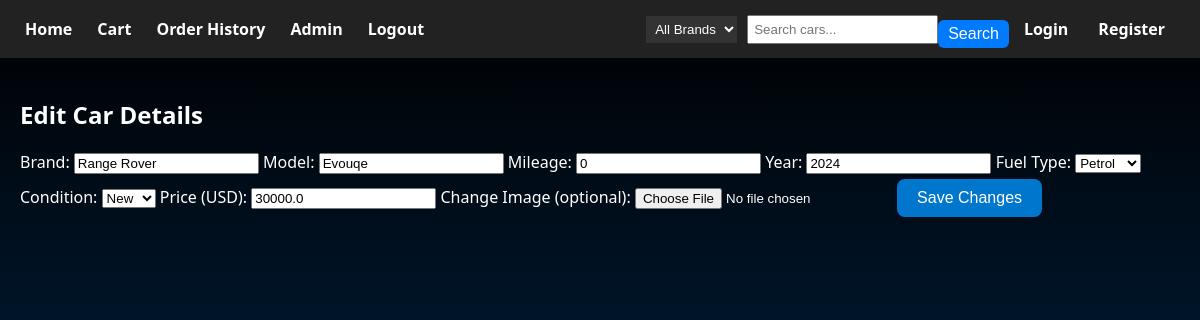
Before: /edit/10 (signed in) with the older database file.
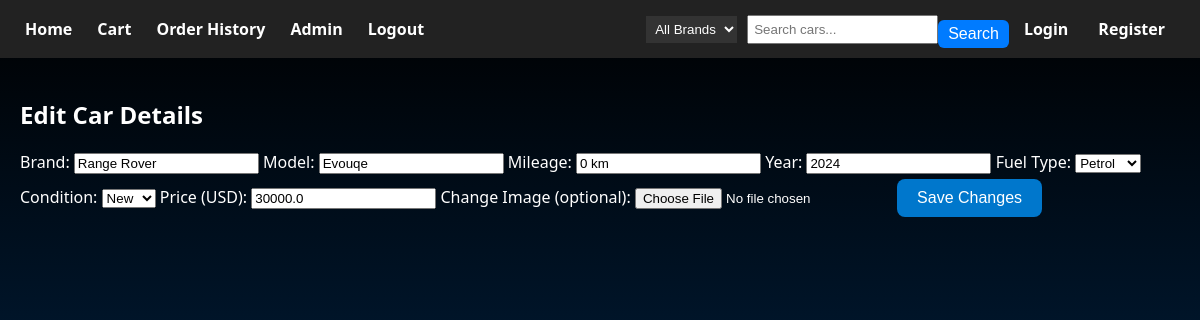
After: the same page with the newer database file.
### models.py (models this page shows)
class Car(db.Model):
    id = db.Column(db.Integer, primary_key=True)
    model = db.Column(db.String(100), nullable=False)
    mileage = db.Column(db.Integer, nullable=False)
    year = db.Column(db.Integer, nullable=False)
    brand = db.Column(db.String(50), nullable=False)
    condition = db.Column(db.String(50), nullable=False)
    image = db.Column(db.String(100), nullable=True)
    price = db.Column(db.Float, nullable=False)
    seller_id = db.Column(db.Integer, db.ForeignKey('user.id'))
    seller = db.relationship('User', back_populates='listed_cars')

### app.py (the view, shortened to what this page needs)
@app.route('/edit/<int:car_id>', methods=['GET', 'POST'])
def edit_car(car_id):
    if 'admin_logged_in' not in session:
        return redirect(url_for('admin_login'))
    car = Car.query.get_or_404(car_id)
    return render_template('edit_car.html', car=car)

### app.py (called while the page is built)
@app.context_processor
def inject_user():
    if 'user_id' in session:
        user = User.query.get(session['user_id'])
        return dict(current_user=user)
    return dict(current_user=None)

### templates/edit_car.html (shortened to what this page needs)
{% extends "layout.html" %}
{% block content %}
<h2>Edit Car Details</h2>
<form action="{{ url_for('edit_car', car_id=car.id) }}" method="POST" enctype="multipart/form-data" class="car-form">
    <label>Brand:</label>
    <input type="text" name="brand" value="{{ car.brand }}" required>
    <label>Model:</label>
    <input type="text" name="model" value="{{ car.model }}" required>
    <label>Mileage:</label>
    <input type="text" name="mileage" value="{{ car.mileage }}" required>
    <label>Year:</label>
    <input type="number" name="year" value="{{ car.year }}" required>
    <label>Fuel Type:</label>
    <select name="fuel" required>
        <option value="Petrol" {% if car.fuel == 'Petrol' %}selected{% endif %}>Petrol</option>
    </select>
    <label>Condition:</label>
    <select name="condition" required>
        <option value="New" {% if car.condition == 'New' %}selected{% endif %}>New</option>
    </select>
    <label>Price (USD):</label>
    <input type="number" name="price" step="0.01" value="{{ car.price }}" required>
    <label>Change Image (optional):</label>
    <input type="file" name="image" accept="image/*">
    <button type="submit" class="cart-btn">Save Changes</button>
</form>
{% endblock %}

Changed rows visible on the page:
changed Car "Range Rover": mileage "0" → "0 km"
